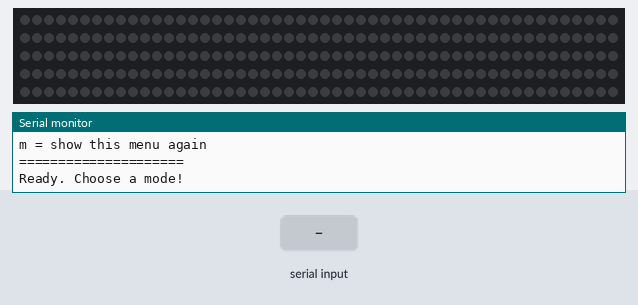
Recording of a sketch running on a simulated Arduino Uno, built with avr-gcc and run on an emulated ATmega328P. On the bench: 250 RGB LEDs in strip order, left to right, continuing on the next row, the last lines printed to the serial monitor. Inputs (shaded band) come from the test bench. Dim RGB values are drawn brighter than linear; random numbers use the default seed unless the sketch sets one.

Above: at 1.4 s.
1.5 s: "5\n" received over Serial
At 1.67 s:
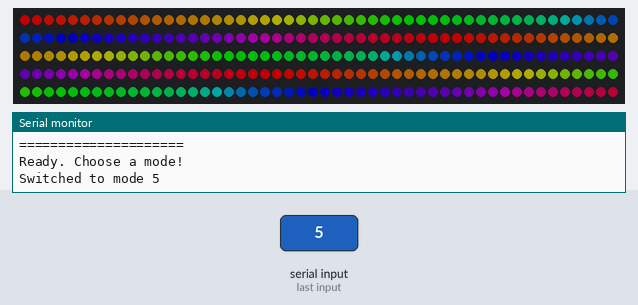
3.9 s: "1\n" received over Serial
At 4.7 s:
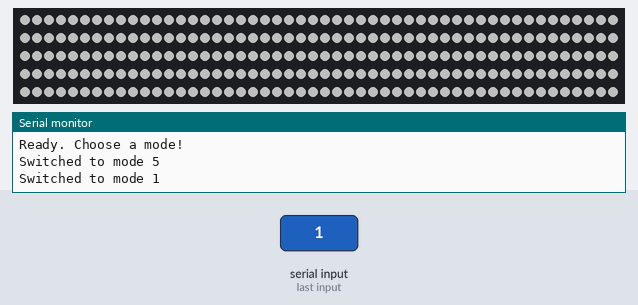
5.4 s: "0\n" received over Serial
At 6.4 s:
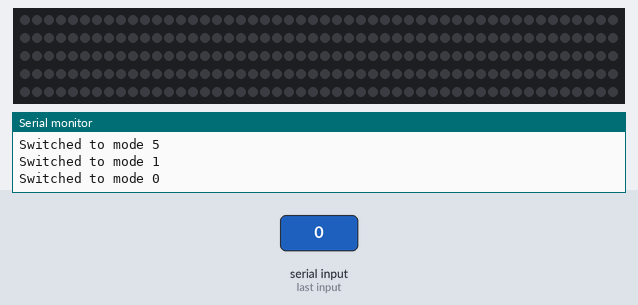
Timing chart, 0 to 8.4 s (numbered marks = the images above; inputs shaded):
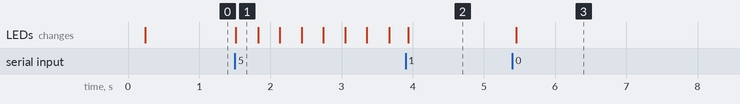

The sketch:

LED_Colours_control.ino
```cpp
#include <FastLED.h>

// -------------------- LED CONFIG --------------------
#define LED_PIN     9
#define NUM_LEDS    250
#define LED_TYPE    WS2812B
#define COLOR_ORDER GRB

CRGB leds[NUM_LEDS];
uint8_t gBrightness = 80;

// -------------------- MODES --------------------
enum Mode : uint8_t {
  MODE_OFF = 0,
  MODE_WHITE,
  MODE_SOLID_BLUE,
  MODE_BREATH_WARM,
  MODE_RAINBOW_SOLID,
  MODE_RAINBOW_CHASE,
  MODE_KNIGHT_RIDER,
  MODE_SPARKLE,
  MODE_COUNT
};

Mode mode = MODE_OFF;

// Animation state
uint8_t gHue = 0;
uint16_t scannerPos = 0;
int8_t scannerDir = 1;

// -------------------- HELPERS --------------------
void printMenu() {
  Serial.println();
  Serial.println("=== LED MODE MENU ===");
  Serial.println("Type a number then press Enter:");
  Serial.println("0 = OFF");
  Serial.println("1 = WHITE (solid)");
  Serial.println("2 = SOLID BLUE");
  Serial.println("3 = BREATH (warm)");
  Serial.println("4 = RAINBOW (solid hue)");
  Serial.println("5 = RAINBOW CHASE");
  Serial.println("6 = KNIGHT RIDER (red scanner)");
  Serial.println("7 = SPARKLE (glitter)");
  Serial.println("m = show this menu again");
  Serial.println("=====================");
  Serial.println();
}

void setAll(const CRGB &c) {
  fill_solid(leds, NUM_LEDS, c);
  FastLED.show();
}

void clearAll() {
  fill_solid(leds, NUM_LEDS, CRGB::Black);
  FastLED.show();
}

void resetModeState(Mode m) {
  // reset animation state so switching looks clean
  if (m == MODE_KNIGHT_RIDER) {
    scannerPos = 0;
    scannerDir = 1;
    clearAll();
  }
}

// -------------------- EFFECTS --------------------
void modeBreathWarm() {
  uint8_t b = beatsin8(10, 10, 255);  // speed, min, max
  CRGB warm = CRGB(b, (uint8_t)(b * 0.8), (uint8_t)(b * 0.5));
  fill_solid(leds, NUM_LEDS, warm);
  FastLED.show();
}

void modeRainbowSolid() {
  fill_solid(leds, NUM_LEDS, CHSV(gHue, 255, 255));
  FastLED.show();
  gHue++;
}

void modeRainbowChase() {
  for (int i = 0; i < NUM_LEDS; i++) {
    leds[i] = CHSV(gHue + i * 3, 255, 255);
  }
  FastLED.show();
  gHue++;
}

void modeKnightRider() {
  fadeToBlackBy(leds, NUM_LEDS, 40);
  leds[scannerPos] = CRGB::Red;
  FastLED.show();

  scannerPos += scannerDir;
  if (scannerPos == 0 || scannerPos == NUM_LEDS - 1) {
    scannerDir = -scannerDir;
  }
}

void modeSparkle() {
  fadeToBlackBy(leds, NUM_LEDS, 30);
  if (random8() < 80) {
    uint16_t pos = random16(NUM_LEDS);
    leds[pos] += CHSV(random8(), 200, 255);
  }
  FastLED.show();
}

// -------------------- SERIAL INPUT --------------------
void handleSerial() {
  if (!Serial.available()) return;

  // Read a whole line (e.g. "3" or "m")
  String line = Serial.readStringUntil('\n');
  line.trim();
  if (line.length() == 0) return;

  if (line.equalsIgnoreCase("m")) {
    printMenu();
    return;
  }

  // Try parse number
  int v = line.toInt();  // returns 0 if not a number; that's OK because 0 is a valid mode
  if (line.length() == 1 && (line[0] < '0' || line[0] > '7')) {
    Serial.println("Invalid input. Type 0..7 or 'm'.");
    return;
  }

  if (v < 0 || v >= (int)MODE_COUNT) {
    Serial.println("Invalid mode. Type 0..7.");
    return;
  }

  mode = (Mode)v;
  resetModeState(mode);

  Serial.print("Switched to mode ");
  Serial.println(v);
}

// -------------------- SETUP/LOOP --------------------
void setup() {
  delay(200);

  Serial.begin(115200);
  while (!Serial) { ; }  // OK on boards that support it

  FastLED.addLeds<LED_TYPE, LED_PIN, COLOR_ORDER>(leds, NUM_LEDS);
  FastLED.setBrightness(gBrightness);
  FastLED.clear(true);

  random16_add_entropy(analogRead(A0)); // helps sparkle randomness (safe even if floating)

  printMenu();
  Serial.println("Ready. Choose a mode!");
}

void loop() {
  handleSerial();

  switch (mode) {
    case MODE_OFF:
      clearAll();
      delay(50);
      break;

    case MODE_WHITE:
      setAll(CRGB::White);
      delay(50);
      break;

    case MODE_SOLID_BLUE:
      setAll(CRGB::Blue);
      delay(50);
      break;

    case MODE_BREATH_WARM:
      modeBreathWarm();
      delay(20);
      break;

    case MODE_RAINBOW_SOLID:
      modeRainbowSolid();
      delay(20);
      break;

    case MODE_RAINBOW_CHASE:
      modeRainbowChase();
      delay(20);
      break;

    case MODE_KNIGHT_RIDER:
      modeKnightRider();
      delay(15);
      break;

    case MODE_SPARKLE:
      modeSparkle();
      delay(20);
      break;

    default:
      clearAll();
      delay(50);
      break;
  }
}
```

Measured:
- after the input at 1.5 s, the LEDs: change at once (image 1)
- after the input at 5.4 s, the LEDs: change after 0.05 s (image 3)
